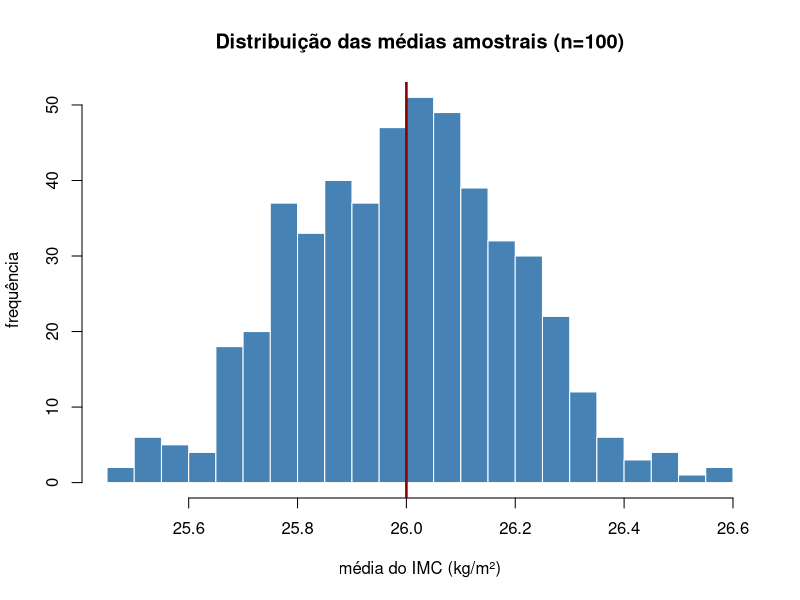
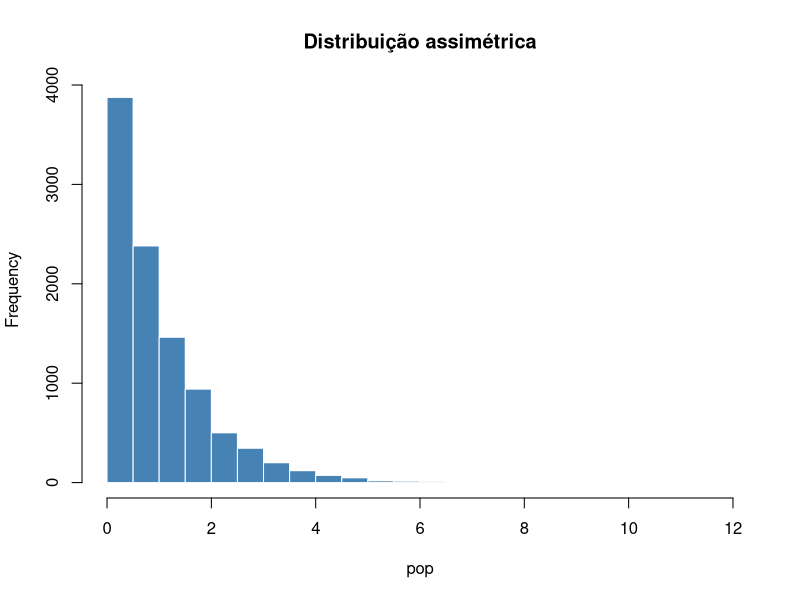
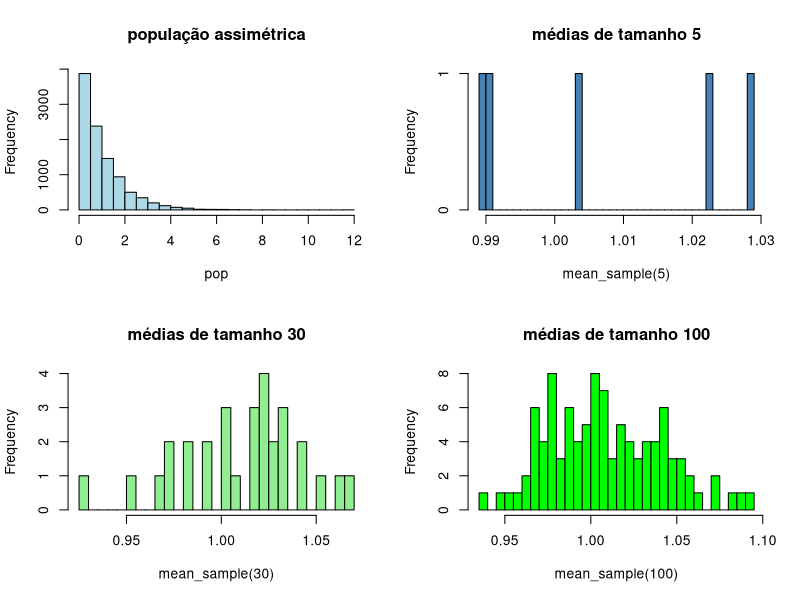
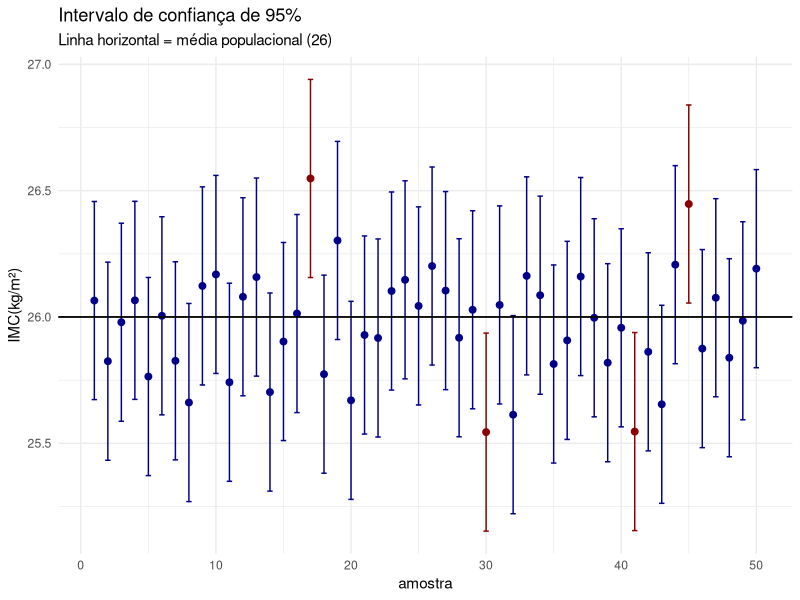

Write the R code that produced these figures, in order.
library(tidyverse)

setwd("C:/Users/crist/Desktop/r_dados/curso-analise-de-dados-main/dados")

# Teorema Central do Limite
set.seed(42)
average_pop <- 26
sd_pop <- 2
k <- 500 #500 amostras diferentes
n <- 100 # cd amostra contém 100 pessoas

average_sample <- replicate(
  k,
  mean(rnorm(n, average_pop, sd_pop))
)
head(average_sample)

#histograma
hist(average_sample,
     col = "steelblue",
     border = "white",
     main = "Distribuição das médias amostrais (n=100)",
     xlab = "média do IMC (kg/m²)",
     ylab = "frequência",
     breaks = 30
)
abline(v = average_pop, col = "darkred", lwd = 2.5)

mean(average_sample)
sd(average_sample)
std_error = sd_pop / sqrt(n)
std_error


# TCL em população assimétrica
set.seed(123456)
pop <- rexp(10000, rate = 1)
hist(
  pop,
  col = "steelblue",
  border = "white",
  main = "Distribuição assimétrica",
  breaks = 30
)

mean_sample <- function(ssample, n_sample = 1000){
  replicate(
    ssample,
    mean(sample(pop, n_sample))
    )
}

par(mfrow = c(2,2))
hist(
  pop,
  main = "população assimétrica",
  col = "lightblue",
  border = "black",
  breaks = 30
)
hist(
  mean_sample(5),
  main = "médias de tamanho 5",
  col = "steelblue",
  border = "black",
  breaks = 30
)
hist(
  mean_sample(30),
  main = "médias de tamanho 30",
  col = "lightgreen",
  border = "black",
  breaks = 30
)
hist(
  mean_sample(100),
  main = "médias de tamanho 100",
  col = "green",
  border = "black",
  breaks = 30
)
par(mfrow = c(1,1))



# intervalo de confiança
z <- qnorm(0.975) # z-score
std_error
average_sample
average_pop

df_ic <- tibble(
  sample = 1:k,
  mean_ic = average_sample,
  li = mean_ic - z * std_error,
  ls = mean_ic + z * std_error,
  has_mean = li < average_pop & ls > average_pop
)
df_ic

table(df_ic$has_mean) # calcula a qtos intervalos contem a media vdd

df_ic %>% 
  slice(1:50) %>%
  ggplot(aes(x = sample, y = mean_ic, color = has_mean)) +
  geom_point(size=2) +
  geom_errorbar(aes(ymin = li, ymax = ls), width = 0.4) +
  geom_hline(
    yintercept = average_pop,
    color = "black",
    linewidth = 0.6
      ) +
  scale_color_manual(
    values = c("TRUE" = "darkblue", "FALSE" = "darkred")
  ) +
  labs(
    title = "Intervalo de confiança de 95%",
    subtitle = "Linha horizontal = média populacional (26)",
    x = "amostra",
    y = "IMC(kg/m²)"
  ) +
  theme_minimal() +
  theme(legend.position = "none")
